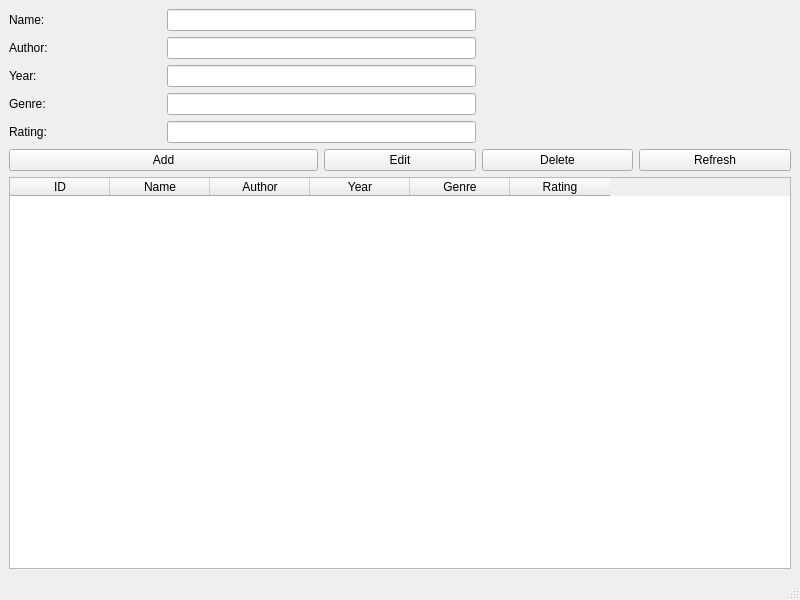
<?xml version="1.0" encoding="UTF-8"?>
<ui version="4.0">
 <class>MainWindow</class>
 <widget class="QMainWindow" name="MainWindow">
  <property name="geometry">
   <rect>
    <x>0</x>
    <y>0</y>
    <width>800</width>
    <height>600</height>
   </rect>
  </property>
  <property name="windowTitle">
   <string>MainWindow</string>
  </property>
  <property name="styleSheet">
   <string notr="true">QMainWindow {
    background-color: #0B1220;
    font-family: &quot;Segoe UI&quot;;
}

/* Labels */
QLabel {
    color: #7DD3FC;
    font-family: &quot;Segoe UI&quot;;
    font-size: 14px;
    font-weight: bold;
}

/* Main Title */
QLabel#label_title {
    color: #4DA3FF;
    font-size: 24px;
    font-weight: bold;
}

/* Subtitle */
QLabel#label_subtitle {
    color: #94A3B8;
    font-size: 12px;
    font-weight: normal;
}

/* Line Edits */
QLineEdit {
    background-color: #162238;
    color: #FFFFFF;
    border: 2px solid #263B5A;
    border-radius: 10px;
    padding: 8px;
    font-family: &quot;Segoe UI&quot;;
    font-size: 13px;
}

QLineEdit:focus {
    border: 2px solid #4DA3FF;
}

/* Buttons */
QPushButton {
    color: #FFFFFF;
    font-family: &quot;Segoe UI&quot;;
    font-size: 13px;
    font-weight: bold;
    border: none;
    border-radius: 10px;
    padding: 9px 18px;
}

QPushButton#pushButton_add {
    background-color: #1976D2;
}

QPushButton#pushButton_add:hover {
    background-color: #2196F3;
}

QPushButton#pushButton_edit {
    background-color: #1565C0;
}

QPushButton#pushButton_edit:hover {
    background-color: #1E88E5;
}

QPushButton#pushButton_delete {
    background-color: #D84343;
}

QPushButton#pushButton_delete:hover {
    background-color: #EF5350;
}

QPushButton#pushButton_refresh {
    background-color: #0088CC;
}

QPushButton#pushButton_refresh:hover {
    background-color: #00A6F4;
}

/* Table */
QTableWidget {
    background-color: #111C2E;
    color: #EAF2FF;
    border: 2px solid #263B5A;
    border-radius: 10px;
    gridline-color: #263B5A;
    selection-background-color: #1976D2;
    selection-color: #FFFFFF;
    font-family: &quot;Segoe UI&quot;;
    font-size: 13px;
}

/* Table Header */
QHeaderView::section {
    background-color: #172A46;
    color: #7DD3FC;
    padding:</string>
  </property>
  <widget class="QWidget" name="centralwidget">
   <layout class="QGridLayout" name="gridLayout">
    <item row="6" column="2">
     <widget class="QPushButton" name="pushButton_edit">
      <property name="text">
       <string>Edit</string>
      </property>
     </widget>
    </item>
    <item row="4" column="0">
     <widget class="QLabel" name="label_genre">
      <property name="text">
       <string>Genre:</string>
      </property>
     </widget>
    </item>
    <item row="2" column="1" colspan="2">
     <widget class="QLineEdit" name="lineEdit_author"/>
    </item>
    <item row="3" column="1" colspan="2">
     <widget class="QLineEdit" name="lineEdit_year"/>
    </item>
    <item row="5" column="0">
     <widget class="QLabel" name="label_rating">
      <property name="text">
       <string>Rating:</string>
      </property>
     </widget>
    </item>
    <item row="6" column="0" colspan="2">
     <widget class="QPushButton" name="pushButton_add">
      <property name="text">
       <string>Add</string>
      </property>
     </widget>
    </item>
    <item row="5" column="1" colspan="2">
     <widget class="QLineEdit" name="lineEdit_rating"/>
    </item>
    <item row="6" column="3">
     <widget class="QPushButton" name="pushButton_delete">
      <property name="text">
       <string>Delete</string>
      </property>
     </widget>
    </item>
    <item row="4" column="1" colspan="2">
     <widget class="QLineEdit" name="lineEdit_genre"/>
    </item>
    <item row="7" column="0" colspan="5">
     <widget class="QTableWidget" name="tableWidget_movies">
      <column>
       <property name="text">
        <string>ID</string>
       </property>
      </column>
      <column>
       <property name="text">
        <string>Name</string>
       </property>
      </column>
      <column>
       <property name="text">
        <string>Author</string>
       </property>
      </column>
      <column>
       <property name="text">
        <string>Year</string>
       </property>
      </column>
      <column>
       <property name="text">
        <string>Genre</string>
       </property>
      </column>
      <column>
       <property name="text">
        <string>Rating</string>
       </property>
      </column>
     </widget>
    </item>
    <item row="3" column="0">
     <widget class="QLabel" name="label_year">
      <property name="text">
       <string>Year:</string>
      </property>
     </widget>
    </item>
    <item row="1" column="1" colspan="2">
     <widget class="QLineEdit" name="lineEdit_name"/>
    </item>
    <item row="6" column="4">
     <widget class="QPushButton" name="pushButton_refresh">
      <property name="text">
       <string>Refresh</string>
      </property>
     </widget>
    </item>
    <item row="2" column="0">
     <widget class="QLabel" name="label_author">
      <property name="text">
       <string>Author:</string>
      </property>
     </widget>
    </item>
    <item row="1" column="0">
     <widget class="QLabel" name="label_name">
      <property name="text">
       <string>Name:</string>
      </property>
     </widget>
    </item>
   </layout>
  </widget>
  <widget class="QMenuBar" name="menubar">
   <property name="geometry">
    <rect>
     <x>0</x>
     <y>0</y>
     <width>800</width>
     <height>22</height>
    </rect>
   </property>
  </widget>
  <widget class="QStatusBar" name="statusbar"/>
 </widget>
 <resources/>
 <connections/>
</ui>
